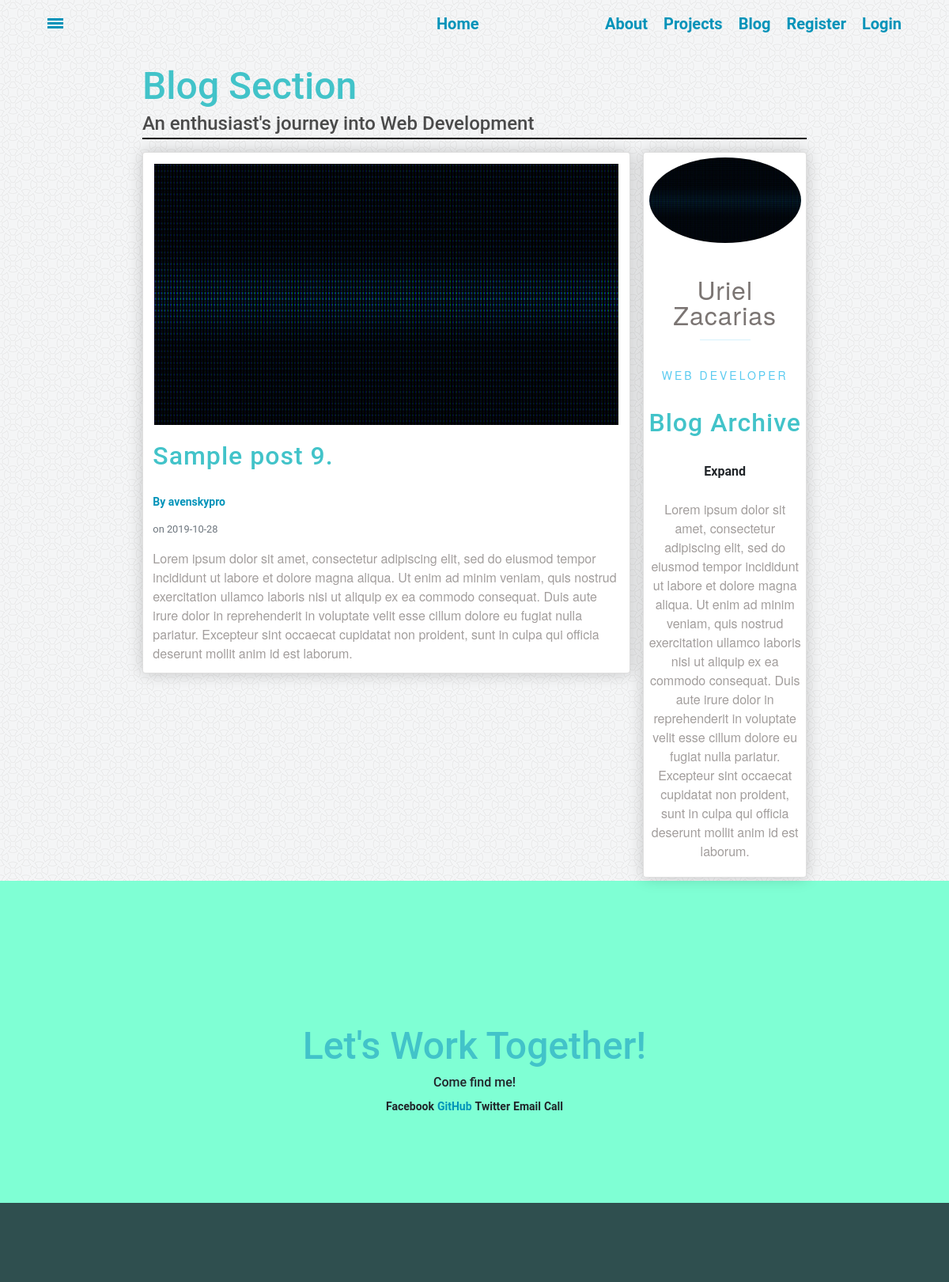
The page /post/9 on the database as committed earlier.
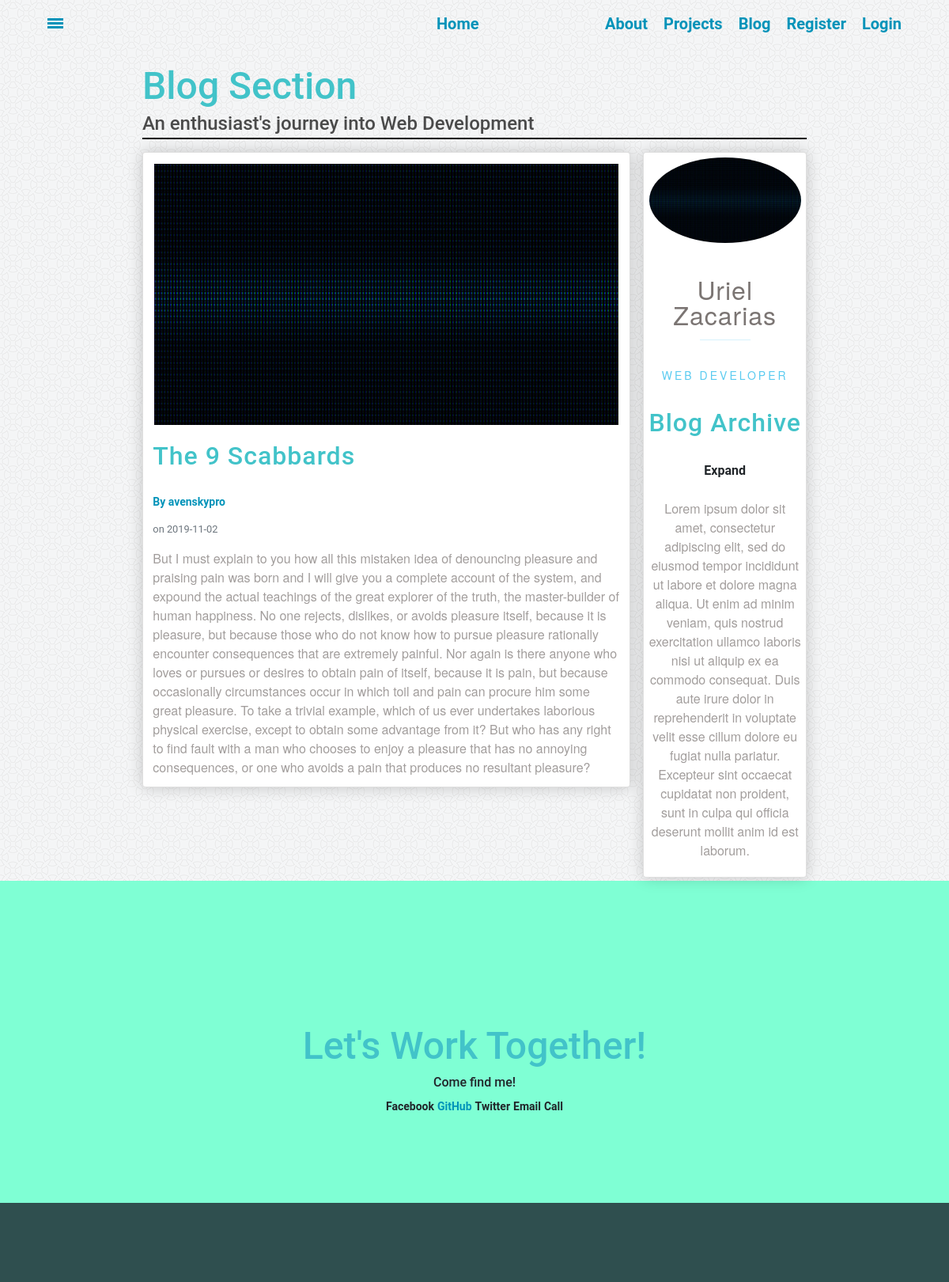
The same page on the database as committed later.
### webdev/models.py (models this page shows, shortened)
class Post(db.Model):
    __tablename__= 'post'
    id = db.Column(db.Integer, primary_key=True)
    title = db.Column(db.String(100), nullable=False)
    date_posted = db.Column(db.DateTime, nullable=False, default=datetime.datetime.utcnow())
    content = db.Column(db.Text, nullable=False)
    user_id = db.Column(db.Integer, db.ForeignKey('user.id'), nullable=False)

### webdev/routes.py (the view)
@app.route("/post/<int:post_id>")
def post(post_id):
	post = Post.query.get(post_id)
	return render_template('post.html', title=post.title, post=post)

### webdev/templates/post.html (shortened to what this page needs)
{% extends "main.html" %}
{% block content %}
<div class="blog-wrapper content-wrapper" id="blog">
	<div class="box header">
		<h2>Blog Section</h2>
		<h3>An enthusiast's journey into Web Development</h3>
	</div>
	<div class="box content">
		<div class="blog-card card">
			<img class="card-img blog-card-img" src="{{ url_for('static', filename='pics/heading.gif') }}">
			<h2 class="card-title">{{ post.title }}</h2>
			<a class="mr-2" href="#">By {{ post.author.username }}</a>
			<small class="text-muted"> on {{ post.date_posted.strftime('%Y-%m-%d') }}</small>
			<p class="card-content">{{ post.content }}</p>
		</div>
	</div>
	<div class="box sidebar">
		<div class="side-card card">
			<img class="card-img" src="{{ url_for('static', filename='pics/heading.gif') }}">
			<p class="card-name">Uriel Zacarias</p>
			<p class="card-position">Web Developer</p>
			<h2 class="card-title">Blog Archive</h2>
			<div class="card-archive">
			  <label for="togList1">
			    <span>Expand</span>
			  </label>
			</div>
			<p class="card-info">Lorem ipsum dolor sit amet, consectetur adipiscing elit, sed do eiusmod tempor incididunt ut labore et dolore magna aliqua. Ut enim ad minim veniam, quis nostrud exercitation ullamco laboris nisi ut aliquip ex ea commodo consequat. Duis aute irure dolor in reprehenderit in voluptate velit esse cillum dolore eu fugiat nulla pariatur. Excepteur sint occaecat cupidatat non proident, sunt in culpa qui officia deserunt mollit anim id est laborum.</p>
		</div>
	</div>
</div>
{% endblock %}

Rows that differ between the two databases and show on the page:
changed Post: title "Sample post 9." → "The 9 Scabbards"; date_posted "2019-10-28" → "2019-11-02"; content "Lorem ipsum dolor sit amet, consectetur adipiscing elit, sed do eiusmod tempor incididunt ut labore et dolore magna aliqua. Ut enim ad minim veniam, quis nostrud exercitation ullamco laboris nisi ut aliquip ex ea commodo consequat. Duis aute irure dolor in reprehenderit in voluptate velit esse cillum dolore eu fugiat nulla pariatur. Excepteur sint occaecat cupidatat non proident, sunt in culpa qui officia deserunt mollit anim id est laborum." → "But I must explain to you how all this mistaken idea of denouncing pleasure and praising pain was born and I will give you a complete account of the system, and expound the actual teachings of the great explorer of the truth, the master-builder of human happiness. No one rejects, dislikes, or avoids pleasure itself, because it is pleasure, but because those who do not know how to pursue pleasure rationally encounter consequences that are extremely painful. Nor again is there anyone who loves or pursues or desires to obtain pain of itself, because it is pain, but because occasionally circumstances occur in which toil and pain can procure him some great pleasure. To take a trivial example,…"
